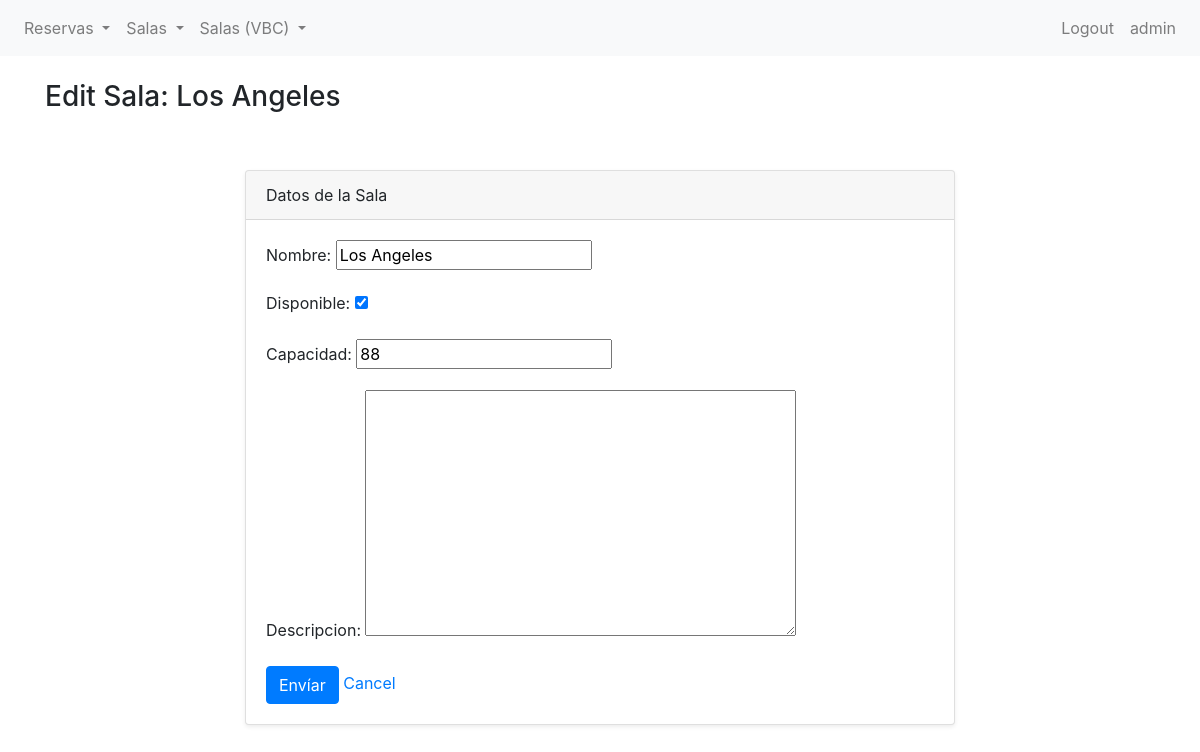
Page /bookings/sala/vbc/17/update/ (signed in) on the committed database.
### bookings/models.py (models this page shows, shortened)
class Sala(models.Model):
    nombre = models.CharField(max_length=100)
    disponible = models.BooleanField(default=True)
    capacidad = models.IntegerField()
    descripcion = models.TextField(blank=True, null=True)

### bookings/views.py (the view)
# urls.py: path("sala/vbc/<int:pk>/update/", SalaUpdateView.as_view(), name="vbc_sala_update"),
class SalaUpdateView(LoginRequiredMixin, UpdateView):
    model = Sala
    template_name = "bookings/vbc/sala_form.html"
    fields = ["nombre", "disponible", "capacidad", "descripcion"]
    context_object_name = "sala"
    success_url = reverse_lazy("vbc_sala_list")

### bookings/templates/bookings/vbc/sala_form.html (shortened to what this page needs)
{% extends 'bookings/base.html' %}
{% block content %}
<h3>{% if object %}Edit Sala: {{ object.nombre }}{% else %}New Sala{% endif %}</h3>
    <section class="py-5">
        <div class="container">
            <div class="row">
                <div class="col-lg-8 mx-auto">
                    <div class="card shadow-sm">
                        <div class="card-header">
                            Datos de la Sala
                        </div>
                        <div class="card-body">
                            <form method="post">
                                {{ form.as_p }}
                                <button type="submit" class="btn btn-primary">Envíar</button>
                                <a href="{% url 'vbc_sala_list' %}">Cancel</a>
                            </form>
                        </div>
                    </div>
                </div>
            </div>
        </div>
    </section>
{% endblock %}

### bookings/templates/bookings/base.html (shortened to what this page needs)
{% load static %}
<!DOCTYPE html>
<html lang="en">
<head>
    <link rel="stylesheet" href="{% static 'bookings/css/bootstrap.css' %}">
</head>
<body>
    <nav class="navbar navbar-expand-lg navbar-light bg-light">
        <div class="collapse navbar-collapse" id="navbarNav">
            <ul class="navbar-nav">
                {% if user.is_authenticated %}
                <li class="nav-item dropdown">
                    <a class="nav-link dropdown-toggle" href="#" id="navbarDropdownMenuLinkReserva" role="button" data-toggle="dropdown" aria-haspopup="true" aria-expanded="false">
                        Reservas
                    </a>
                </li>
                <li class="nav-item dropdown">
                    <a class="nav-link dropdown-toggle" href="#" id="navbarDropdownMenuLinkSala" role="button" data-toggle="dropdown" aria-haspopup="true" aria-expanded="false">
                        Salas
                    </a>
                </li>
                <li class="nav-item dropdown">
                    <a class="nav-link dropdown-toggle" href="#" id="navbarDropdownMenuLinkSala" role="button" data-toggle="dropdown" aria-haspopup="true" aria-expanded="false">
                        Salas (VBC)
                    </a>
                </li>
                {% endif %}
            </ul>
            <ul class="navbar-nav ml-auto">
                {% if user.is_authenticated %}
                    <li class="nav-item">
                        <a class="nav-link" href="{% url 'logout' %}">Logout</a>
                    </li>
                    <li class="nav-item">
                        <a class="nav-link" href="">{{ user }}</a>
                    </li>
                {% endif %}
            </ul>
        </div>
    </nav>
    <div class="container mt-4">
        {% block content %}{% endblock content %}
    </div>
</body>
</html>

### rows in the picture
Sala: nombre "Los Angeles", disponible "☑", capacidad "88"

### other values in the picture
{{ user }} "admin"
